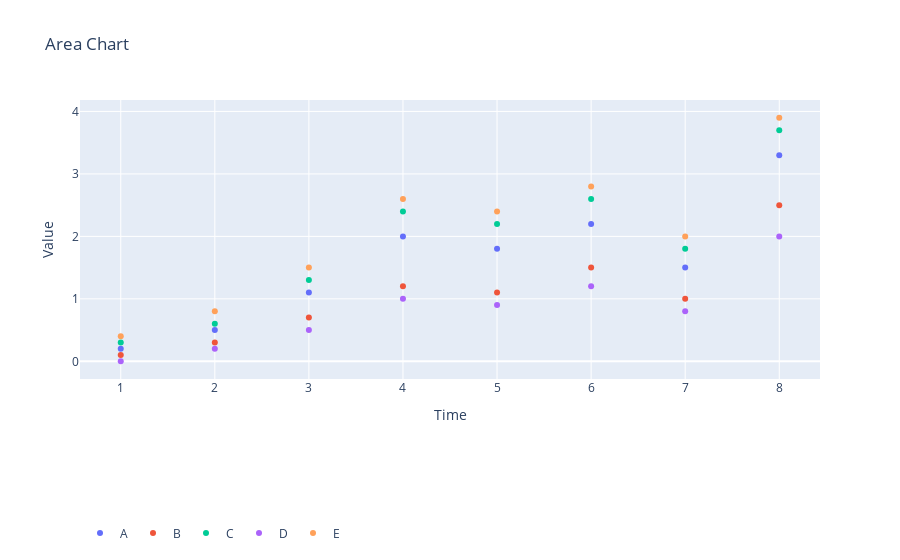

Here is the notebook cell this chart was saved with:
### Code cell
plot_from_ai_output_v2(info)

### Figure 1 — Plotly figure (JSON) as saved in the notebook; plotly's stock layout.template omitted (floating-point values rounded to 4 significant figures)
{"data": [{"hoverinfo": "text", "mode": "markers", "name": "A", "type": "scatter", "x": [1, 2, 3, 4, 5, 6, 7, 8], "y": [0.2, 0.5, 1.1, 2, 1.8, 2.2, 1.5, 3.3]}, {"hoverinfo": "text", "mode": "markers", "name": "B", "type": "scatter", "x": [1, 2, 3, 4, 5, 6, 7, 8], "y": [0.1, 0.3, 0.7, 1.2, 1.1, 1.5, 1, 2.5]}, {"hoverinfo": "text", "mode": "markers", "name": "C", "type": "scatter", "x": [1, 2, 3, 4, 5, 6, 7, 8], "y": [0.3, 0.6, 1.3, 2.4, 2.2, 2.6, 1.8, 3.7]}, {"hoverinfo": "text", "mode": "markers", "name": "D", "type": "scatter", "x": [1, 2, 3, 4, 5, 6, 7, 8], "y": [0, 0.2, 0.5, 1, 0.9, 1.2, 0.8, 2]}, {"hoverinfo": "text", "mode": "markers", "name": "E", "type": "scatter", "x": [1, 2, 3, 4, 5, 6, 7, 8], "y": [0.4, 0.8, 1.5, 2.6, 2.4, 2.8, 2, 3.9]}], "layout": {"legend": {"orientation": "h", "y": -0.5}, "title": {"text": "Area Chart"}, "xaxis": {"title": {"text": "Time"}}, "yaxis": {"title": {"text": "Value"}}}}
